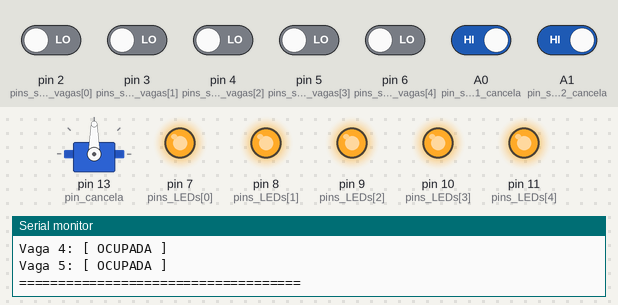
The program below on a simulated Arduino Uno, built with avr-gcc and run on an emulated ATmega328P. On the bench: servo, output pins drawn as LEDs (lit = HIGH), the last lines printed to the serial monitor. The inputs (shaded band) are chosen by the test bench; at power-on: A0 (pin_sensor1_cancela), A1 (pin_sensor2_cancela) HIGH, pin 2 (pins_sensores_vagas[0]), pin 3 (pins_sensores_vagas[1]), pin 4 (pins_sensores_vagas[2]), pin 5 (pins_sensores_vagas[3]), pin 6 (pins_sensores_vagas[4]) LOW.

Above: at 1.2 s.
1.3 s: A1 (pin_sensor2_cancela) driven LOW
4.3 s: pin 2 (pins_sensores_vagas[0]) driven HIGH
At 5.5 s:
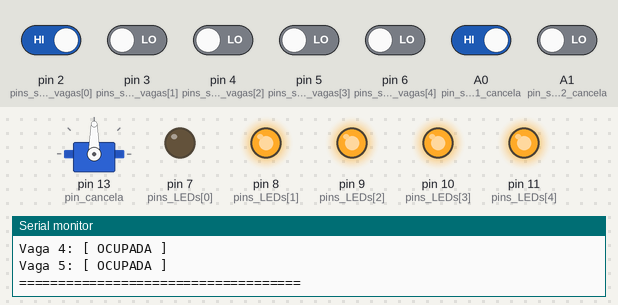
6.1 s: pin 3 (pins_sensores_vagas[1]) driven HIGH
At 6.6 s:
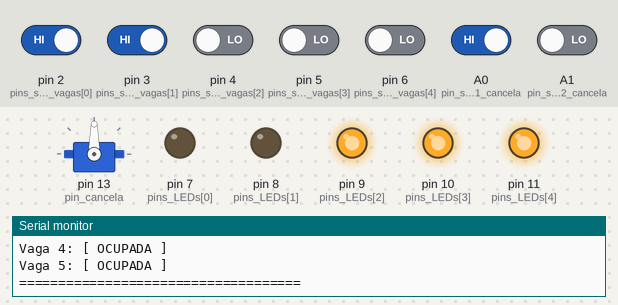
7.6 s: pin 4 (pins_sensores_vagas[2]) driven HIGH
At 8.8 s:
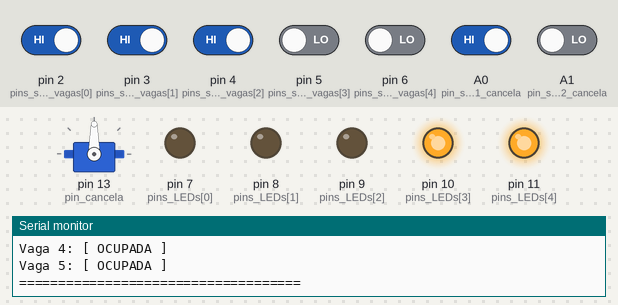
9.1 s: pin 5 (pins_sensores_vagas[3]) driven HIGH
At 10.1 s:
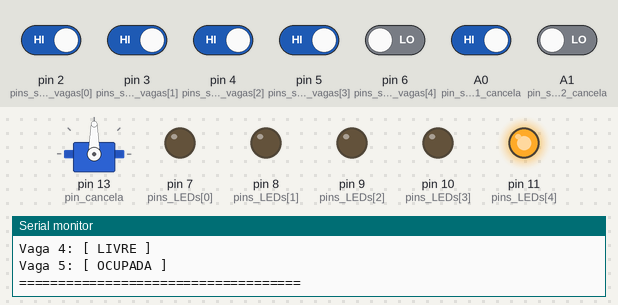
10.6 s: pin 2 (pins_sensores_vagas[0]) driven LOW
At 11.2 s:
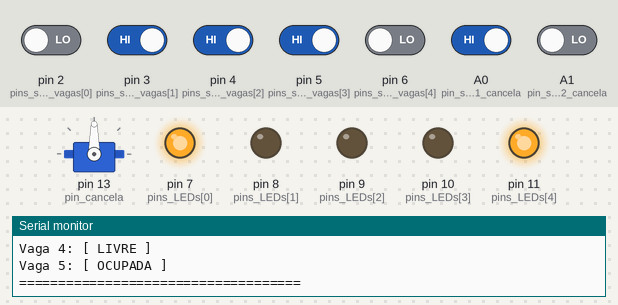
Timing chart, 0 to 13.1 s (numbered marks = the images above; inputs shaded):
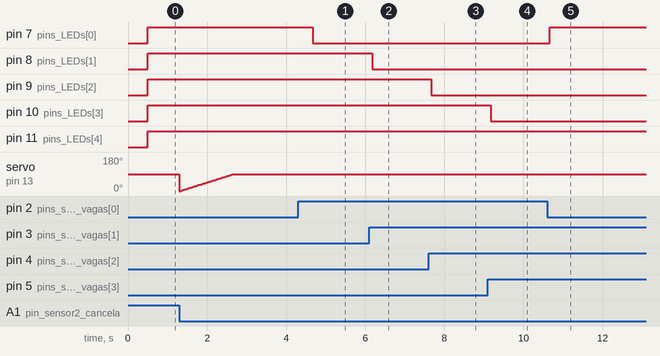

Measured:
- after the input at 4.3 s, pin 7 (pins_LEDs[0]): HIGH → LOW after 0.37 s
- after the input at 6.1 s, pin 8 (pins_LEDs[1]): HIGH → LOW after 0.07 s
- after the input at 7.6 s, pin 9 (pins_LEDs[2]): HIGH → LOW after 0.07 s
- after the input at 9.1 s, pin 10 (pins_LEDs[3]): HIGH → LOW after 0.07 s
- after the input at 10.6 s, pin 7 (pins_LEDs[0]): LOW → HIGH after 0.07 s

The program:

main.cpp
```cpp
// ---------------------------------------------------------------------------------- //
// PROJETO UERGS PORTAS ABERTAS - SISTEMA DE ESTACIONAMENTO AUTOMÁTICO COM ARDUINO    //
// ---------------------------------------------------------------------------------- //

#include <Servo.h>
#include <Arduino.h>

Servo cancela; // Cria um objeto do tipo Servo para controlar um servo motor

// Definindo os pinos dos sensores e do servo motor
#define pin_sensor1_cancela A0
#define pin_sensor2_cancela A1
#define pin_cancela 13
#define TOTAL_SENSORES 5
const int pins_sensores_vagas[TOTAL_SENSORES] = {2, 3, 4, 5, 6}; // Pinos dos 5 sensores de obstáculo das vagas
const int pins_LEDs[TOTAL_SENSORES] = {7, 8, 9, 10, 11}; // Pinos dos 5 sensores de LEDs das vagas

// Declaração de variáveis globais
int vagasLivres = 0;
bool cancelaAberta = false;
int sts_cancela_ent = 0, sts_cancela_saida = 0;
int sts_vagas[TOTAL_SENSORES];

unsigned long tempoAnterior = 0; // Controle de Tempo com millis()
const unsigned long INTERVALO_LEITURA = 500; // Atualiza a cada 500ms (0,5s)

int vagasAnterior = -1; // Armazena o estado anterior para só avisar quando o número de vagas MUDAR

// Protótipos de funções
void abrirCancela();
void fecharCancela();
int controleVagas();

// --------------------------------------------------------------------- //
// SETUP                                                                 //
// --------------------------------------------------------------------- //

void setup() {

  Serial.begin(9600);

  // Definindo os pinos dos sensores de obstáculo como ENTRADAS
  for (int i = 0; i < TOTAL_SENSORES; i++) {
    pinMode(pins_sensores_vagas[i], INPUT);
  }
  pinMode(pin_sensor1_cancela, INPUT);
  pinMode(pin_sensor2_cancela, INPUT);

  // Definindo os pinos dos LEDs como SAÍDAS
  for (int i = 0; i < TOTAL_SENSORES; i++) {
    pinMode(pins_LEDs[i], OUTPUT);
  }

  // Associando o pino do servo ao objeto do servo
  cancela.attach(pin_cancela);

}

// --------------------------------------------------------------------- //
// LOOP                                                                  //
// --------------------------------------------------------------------- //

void loop() {

  unsigned long tempoAtual = millis();

  // LEITURA PERIÓDICA DAS VAGAS (A cada 500ms)
  if (tempoAtual - tempoAnterior >= INTERVALO_LEITURA) {
    tempoAnterior = tempoAtual;

    // Executa a varredura chamando a função
    vagasLivres = controleVagas();

    // Só imprime/envia se houver mudança nas vagas
    if (vagasLivres != vagasAnterior) {
      Serial.println("====================================");
      Serial.print("TOTAL DE VAGAS LIVRES: ");
      Serial.print(vagasLivres);
      Serial.print("/");
      Serial.println(TOTAL_SENSORES);
      Serial.println("------------------------------------");

      // Imprime o status individual de cada vaga
      for (int i = 0; i < TOTAL_SENSORES; i++) {
        Serial.print("Vaga ");
        Serial.print(i + 1);
        Serial.print(": ");

        if (sts_vagas[i] == 1) {
          Serial.println("[ LIVRE ]");
        } else {
          Serial.println("[ OCUPADA ]");
        }
      }
      Serial.println("====================================\n");

      vagasAnterior = vagasLivres; // Atualiza a referência
    }
  }

  // LÓGICA DE CONTROLE DA CANCELA
  // Leitura dos sensores da cancela
  sts_cancela_ent = digitalRead(pin_sensor1_cancela);
  sts_cancela_saida = digitalRead(pin_sensor2_cancela);

  // ABRIR CANCELA
  if (cancelaAberta == false) {
    // Caso A: Carro entrando (precisa ter vaga livre)
    if (digitalRead(pin_sensor1_cancela) == 0 && vagasLivres > 0) {
      abrirCancela();
      cancelaAberta = true;
    }
    // Caso B: Carro saindo do estacionamento
    else if (digitalRead(pin_sensor2_cancela) == 0) {
      abrirCancela();
      cancelaAberta = true;
    }
  }

  // FECHAR CANCELA
  if (cancelaAberta == true) {

    if (digitalRead(pin_sensor1_cancela) == 1 && digitalRead(pin_sensor2_cancela) == 1) { // Só fecha a cancela depois que o carro passar pelos dois sensores
      delay(1000); // Aguarda o carro terminar de passar totalmente

      if (digitalRead(pin_sensor1_cancela) == 1 && digitalRead(pin_sensor2_cancela) == 1) { // verificação de segurança - evitar fechar a cancela no carro da traseira
        fecharCancela();
        cancelaAberta = false;
      }
    }
  }
}

// --------------------------------------------------------------------- //
// IMPLEMENTAÇÃO COMPLETA DAS FUNÇÕES                                    //
// --------------------------------------------------------------------- //

// Função para controlar o servo e abrir a cancela
void abrirCancela() {
  for (int pos = 0; pos <= 90; pos += 1) { // move a cancela de 0 graus para 90 graus
    cancela.write(pos);
    delay(15);
  }
}

// Função para controlar o servo e fechar a cancela
void fecharCancela() {
  for (int pos = 90; pos >= 0; pos -= 1) { // move a cancela de 90 graus para 0 graus
    cancela.write(pos);
    delay(15);
  }
}

int controleVagas() {
  int contadorVagas = 0;

  for (int i = 0; i < TOTAL_SENSORES; i++) {
    int estadoSensor = digitalRead(pins_sensores_vagas[i]);

    if (estadoSensor == HIGH) { // Sensor em HIGH = VAGA LIVRE
      contadorVagas++;
      sts_vagas[i] = 1; // 1 representa LIVRE
      digitalWrite(pins_LEDs[i], LOW); // Apaga LED indicativo
    } else { // Sensor em LOW = VAGA OCUPADA
      sts_vagas[i] = 0; // 0 representa OCUPADA
      digitalWrite(pins_LEDs[i], HIGH); // Acende LED indicativo
    }
  }

  return contadorVagas;
}
```
